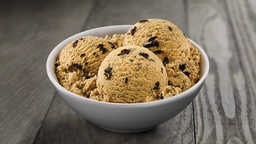
#> input picture Clustering/Q2-images/iceCream2.jpg, 256 x 144 px, shrunk from 1280 x 720 before the run; its folder holds only this picture in this run
$ python mean-shift-clustering.py
#> lines starting #> are read from the running program, lines starting #| are printed output that depends on the picture
from sklearn.cluster import MeanShift
import numpy as np
import sys
import pylab as plt
import numpy as np
from sklearn import datasets
from sklearn.manifold import TSNE
import random
from sklearn import metrics
import glob
import cv2
import numpy as np
from sklearn.cluster import MeanShift, estimate_bandwidth
from sklearn.datasets.samples_generator import make_blobs


mmmm = 0

for filename in glob.glob('Q2-images/*'): #assuming gif
	X1 = []

	I = cv2.imread(filename)
#> I is the input picture: shape (144, 256, 3); mean B, G, R 96, 113.6, 126.1
	I = cv2.resize(I, (0,0), fx=0.5, fy=0.5)
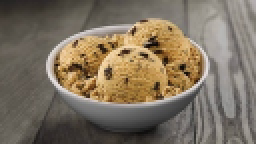
#> I: shape (72, 128, 3) (shown 2 times larger); mean B, G, R 96.2, 113.8, 126.3

	for i in range(I.shape[0]):
		for j in range(I.shape[1]):
			X1.append(I[i][j][:].tolist())
#> after the loop, X1 = 9216 items, first 6: [32, 34, 35], [33, 35, 36], [33, 35, 36], [33, 35, 36], [34, 36, 37], [35, 37, 38]

	bandwidth = estimate_bandwidth(X1, quantile=0.25, n_samples=10)
#> bandwidth = 15.16
	clustering = MeanShift(bandwidth=2, bin_seeding=True).fit(X1)

	labels = clustering.labels_
#> labels = 9216 values, max 1847 at index 3795, min 0 at index 70, mean 318.4
	C = clustering.cluster_centers_
#> C = 1848 rows, first 8: [85.85, 95.11, 99.11], [87.8, 97.07, 101.1], [81.85, 90.9, 95.28], [89.72, 98.96, 103], [83.84, 93.1, 97.1], [91.34, 100.3, 105.1], [80.06, 89.13, 93.13], [93.29, 102.1, 106.7]
	X1 = np.array(X1)

	labels = np.array(labels)

	count = 0
	I_out = np.zeros(I.shape)
	for i in range(I.shape[0]):
		for j in range(I.shape[1]):

			I_out[i][j][:] = C[labels[count]]
			count = count + 1
#> after the loop, count = 9216

	f = 'Output/Q2/' + str(mmmm) + '_2.jpg'
	cv2.imwrite(f, I_out)
	mmmm +=1

$ run again, on Clustering/Q2-images/iceCream3.jpg
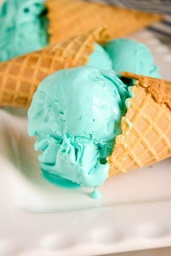
#> input picture Clustering/Q2-images/iceCream3.jpg, 171 x 256 px, shrunk from 700 x 1050 before the run
#> I is the input picture: shape (256, 171, 3); mean B, G, R 162.9, 194.7, 190.9
#> `I = cv2.resize(I, (0,0), fx=0.5, fy=0.5)`:
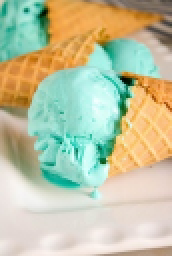
#> I: shape (128, 86, 3) (shown 2 times larger); mean B, G, R 162.9, 194.7, 191.1
#> after the loop `for i in range(I.shape[0]):`: X1 = 11008 items, first 6: [183, 206, 206], [178, 199, 186], [163, 189, 137], [152, 181, 102], [162, 186, 110], [172, 192, 120]
#> bandwidth = 40.45
#> labels = 11008 values, max 4071 at index 538, min 0 at index 7052, mean 992.9
#> after the loop `for i in range(I.shape[0]):`: count = 11008
